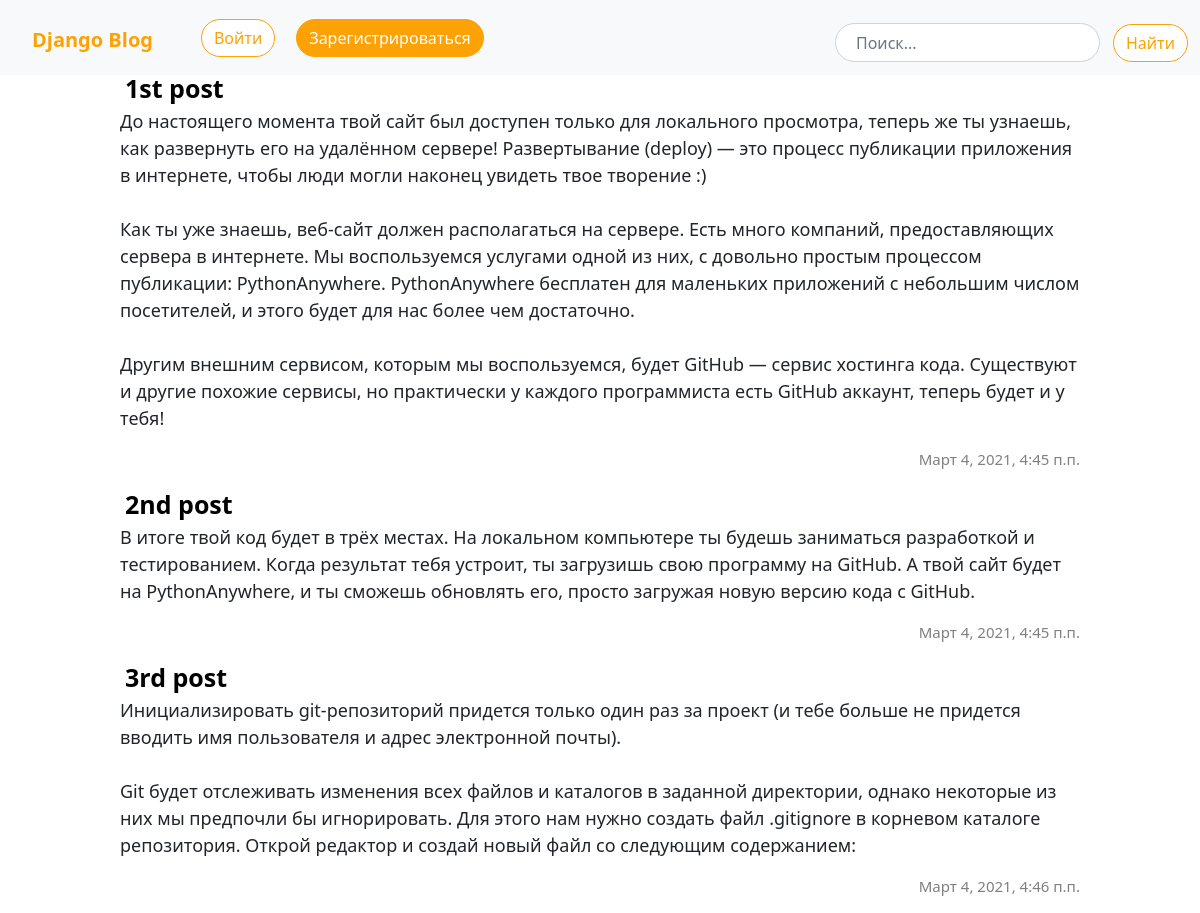
The app's page /, older data.
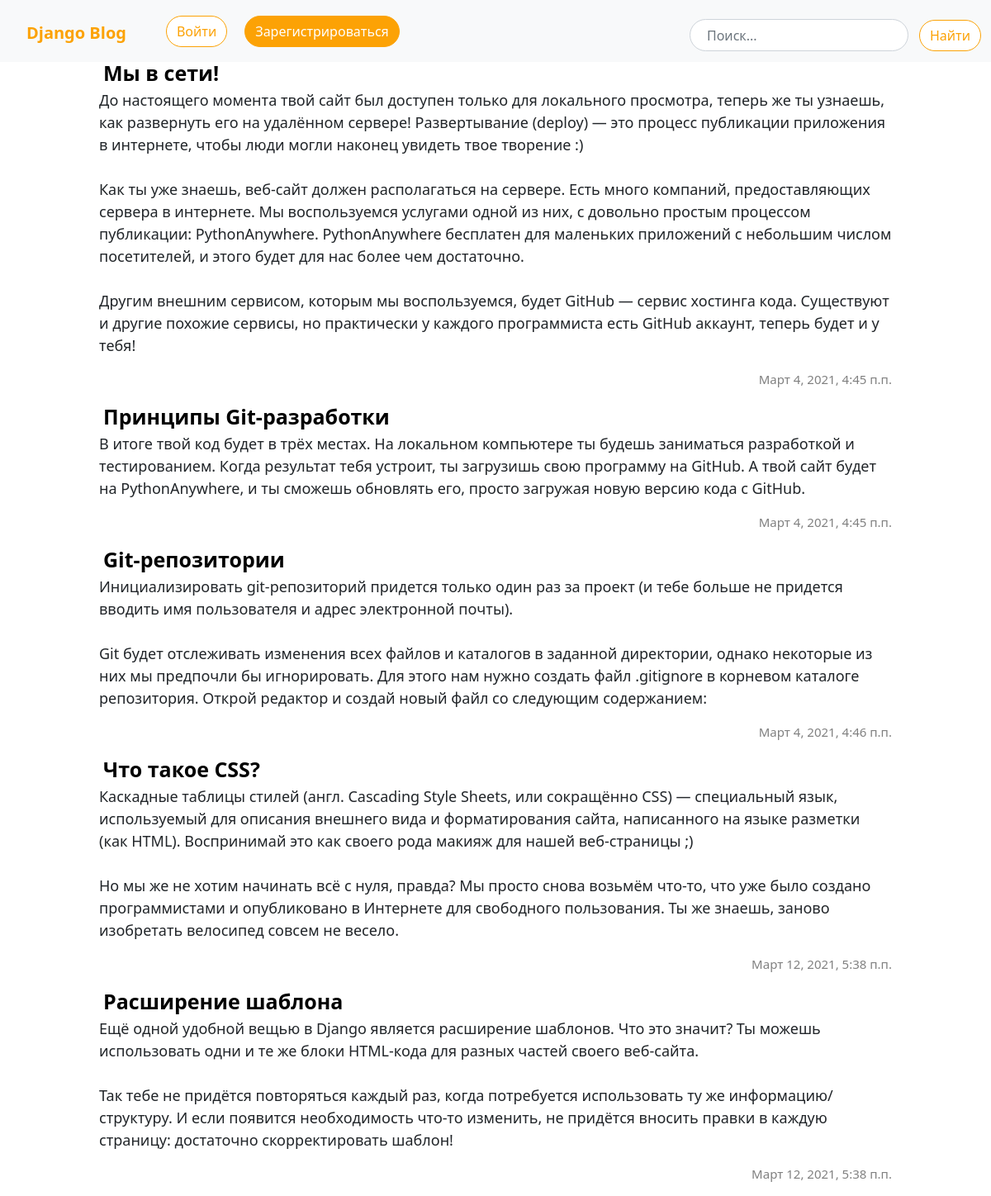
The same page, newer data.
### blog/models.py (models this page shows, shortened)
class Post(models.Model):
    author = models.ForeignKey(settings.AUTH_USER_MODEL, on_delete=models.CASCADE)
    title = models.CharField(max_length=200)
    text = models.TextField()
    created_date = models.DateTimeField(default=timezone.now)
    published_date = models.DateTimeField(blank=True, null=True)

### blog/views.py (the view, shortened to what this page needs)
# urls.py: path('', views.post_list, name='post_list'),
def post_list(request):
    posts = Post.objects.filter(published_date__lte=timezone.now()).order_by('published_date')
    return render(request, 'blog/post_list.html', {'posts': posts})

### blog/templates/blog/post_list.html
{% extends 'blog/base.html' %}
{% block content %}
  <div class="main">
    {% for post in posts %}
      <div class="posts">
        <a href="{% url 'post_detail' pk=post.pk %}" class="headdings">{{post.title}}</a>
        <p class="text">{{post.text|linebreaksbr}}</p>
        <p class="published-date">{{post.published_date}}</p>
      </div>
    {% endfor %}
  </div>
{% endblock %}

Row changes from the older to the newer data that the page shows:
changed Post: title "1st post" → "Мы в сети!"
changed Post: title "2nd post" → "Принципы Git-разработки"
changed Post: title "3rd post" → "Git-репозитории"
now on this page (row edited): Post: title "Что такое CSS?", text "Каскадные таблицы стилей (англ. Cascading Style Sheets, или сокращённо CSS) — специальный язык, используемый для описания внешнего вида и форматирования сайта, написанного на языке разметки (как HTML). Воспринимай это как своего рода макияж для нашей веб-страницы ;) Но мы же не хотим начинать всё с нуля, правда? Мы просто снова возьмём что-то, что уже было создано программистами и опубликовано в Интернете для свободного пользования. Ты же знаешь, заново изобретать велосипед совсем не весело.", published_date "Март 12, 2021, 5:38 п.п."
added Post: title "Расширение шаблона", text "Ещё одной удобной вещью в Django является расширение шаблонов. Что это значит? Ты можешь использовать одни и те же блоки HTML-кода для разных частей своего веб-сайта. Так тебе не придётся повторяться каждый раз, когда потребуется использовать ту же информацию/структуру. И если появится необходимость что-то изменить, не придётся вносить правки в каждую страницу: достаточно скорректировать шаблон!", published_date "Март 12, 2021, 5:38 п.п."
